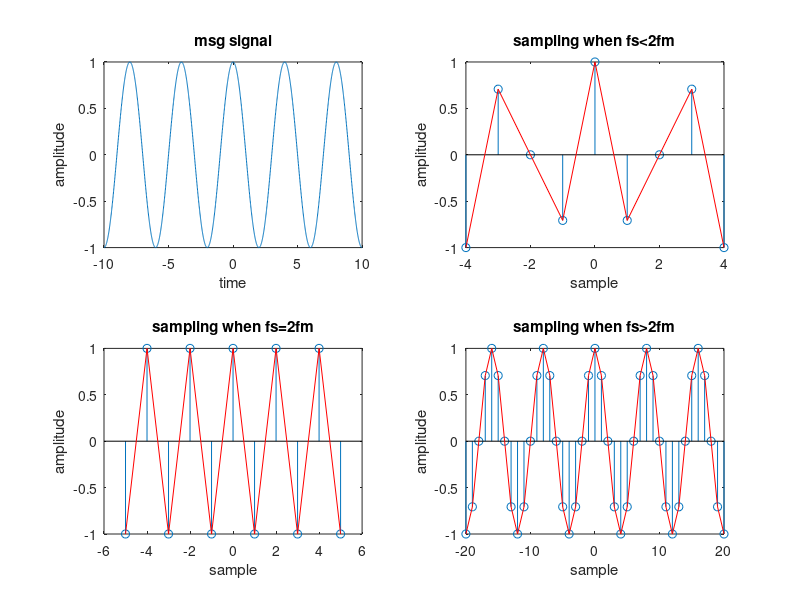

Reproduce this figure in MATLAB.
clc;
clear;
close all;

t=-10:0.01:10;
T=4; fm=1/T;
x=cos(2*pi*fm*t);
subplot(2,2,1);  
plot(t,x); 
title('msg signal'); 
xlabel('time'); 
ylabel('amplitude'); 
fs1=1.6*fm; 
fs2=2*fm;
fs3=8*fm; 
n1=-4:1:4; 
x1=cos(2*pi*fm/fs1*n1);
subplot(2,2,2);
stem(n1,x1); 
hold on; 
subplot(2,2,2); 
plot(n1,x1,'r'); 
title('sampling when fs<2fm'); 
xlabel('sample'); 
ylabel('amplitude');
n2=-5:1:5; 
x2=cos(2*pi*fm/fs2*n2); 
subplot(2,2,3); 
stem(n2,x2); 
hold on; 
subplot(2,2,3);
plot(n2,x2,'r');
title('sampling when fs=2fm'); 
xlabel('sample');
ylabel('amplitude'); 
n3=-20:1:20; 
x3=cos(2*pi*fm/fs3*n3); 
subplot(2,2,4); 
stem(n3,x3);
hold on; subplot(2,2,4);
plot(n3,x3,'r');
title('sampling when fs>2fm'); 
xlabel('sample');
ylabel('amplitude');
